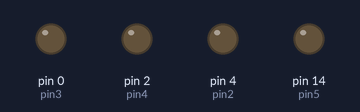
The sketch below on a simulated Arduino Uno, built with avr-gcc and run on an emulated ATmega328P. Shown: output pins drawn as LEDs (lit = HIGH).

Above: at 0.5 s.
At 2.5 s:
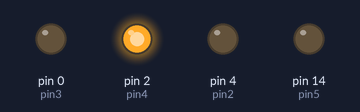
At 4.5 s:
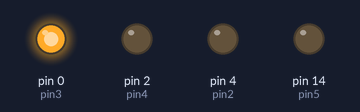
At 9.5 s:
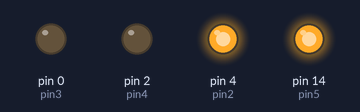
At 14.5 s:
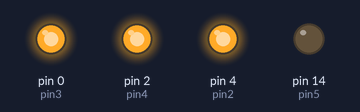
At 19.5 s:
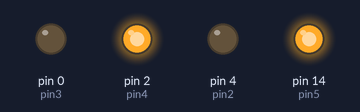
Timing chart, 0 to 20.8 s (numbered marks = the images above):
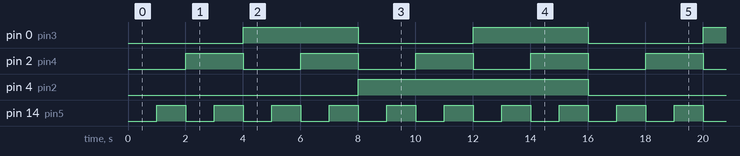

The sketch:

BareMinimum_BinaryLEDs.ino
```cpp
/* Using ESP8266 nodemcu board
Tutorial from https://www.youtube.com/watch?v=Lg39qKrdySU&t=1468s
*/

int pin2=4; //Yellow, D2 is GPIO4
int pin3=0; //Green, D3 is GPIO0
int pin4=2; //Red, D4 is GPIO2
int pin5=14;  //Blue, D5 is GPIO14
int waitTime=1000;

void setup() {
  // put your setup code here, to run once:
pinMode(pin2, OUTPUT);
pinMode(pin3, OUTPUT);
pinMode(pin4, OUTPUT);
pinMode(pin5, OUTPUT);
}

void loop() {
  // put your main code here, to run repeatedly:
//Binary 0000
digitalWrite(pin2, LOW);
digitalWrite(pin3, LOW);
digitalWrite(pin4, LOW);
digitalWrite(pin5, LOW);
delay(waitTime);

//Binary 0001
digitalWrite(pin2, LOW);
digitalWrite(pin3, LOW);
digitalWrite(pin4, LOW);
digitalWrite(pin5, HIGH);
delay(waitTime);

//Binary 0010
digitalWrite(pin2, LOW);
digitalWrite(pin3, LOW);
digitalWrite(pin4, HIGH);
digitalWrite(pin5, LOW);
delay(waitTime);

//Binary 0011
digitalWrite(pin2, LOW);
digitalWrite(pin3, LOW);
digitalWrite(pin4, HIGH);
digitalWrite(pin5, HIGH);
delay(waitTime);

//Binary 0100
digitalWrite(pin2, LOW);
digitalWrite(pin3, HIGH);
digitalWrite(pin4, LOW);
digitalWrite(pin5, LOW);
delay(waitTime);

//Binary 0101
digitalWrite(pin2, LOW);
digitalWrite(pin3, HIGH);
digitalWrite(pin4, LOW);
digitalWrite(pin5, HIGH);
delay(waitTime);

//Binary 0110
digitalWrite(pin2, LOW);
digitalWrite(pin3, HIGH);
digitalWrite(pin4, HIGH);
digitalWrite(pin5, LOW);
delay(waitTime);

//Binary 0111
digitalWrite(pin2, LOW);
digitalWrite(pin3, HIGH);
digitalWrite(pin4, HIGH);
digitalWrite(pin5, HIGH);
delay(waitTime);

//Binary 1000
digitalWrite(pin2, HIGH);
digitalWrite(pin3, LOW);
digitalWrite(pin4, LOW);
digitalWrite(pin5, LOW);
delay(waitTime);

//Binary 1001
digitalWrite(pin2, HIGH);
digitalWrite(pin3, LOW);
digitalWrite(pin4, LOW);
digitalWrite(pin5, HIGH);
delay(waitTime);

//Binary 1010
digitalWrite(pin2, HIGH);
digitalWrite(pin3, LOW);
digitalWrite(pin4, HIGH);
digitalWrite(pin5, LOW);
delay(waitTime);

//Binary 1011
digitalWrite(pin2, HIGH);
digitalWrite(pin3, LOW);
digitalWrite(pin4, HIGH);
digitalWrite(pin5, HIGH);
delay(waitTime);

//Binary 1100
digitalWrite(pin2, HIGH);
digitalWrite(pin3, HIGH);
digitalWrite(pin4, LOW);
digitalWrite(pin5, LOW);
delay(waitTime);

//Binary 1101
digitalWrite(pin2, HIGH);
digitalWrite(pin3, HIGH);
digitalWrite(pin4, LOW);
digitalWrite(pin5, HIGH);
delay(waitTime);

//Binary 1110
digitalWrite(pin2, HIGH);
digitalWrite(pin3, HIGH);
digitalWrite(pin4, HIGH);
digitalWrite(pin5, LOW);
delay(waitTime);

//Binary 1111
digitalWrite(pin2, HIGH);
digitalWrite(pin3, HIGH);
digitalWrite(pin4, HIGH);
digitalWrite(pin5, HIGH);
delay(waitTime);
}
```

Measured:
- by itself, pin 0 (pin3): alternates HIGH for 4.0 s and LOW for 4.0 s
- by itself, pin 2 (pin4): alternates HIGH for 2.0 s and LOW for 2.0 s
- by itself, pin 4 (pin2): alternates HIGH for 8.0 s and LOW for 8.0 s
- by itself, pin 14 (pin5): alternates HIGH for 1.0 s and LOW for 1.0 s
